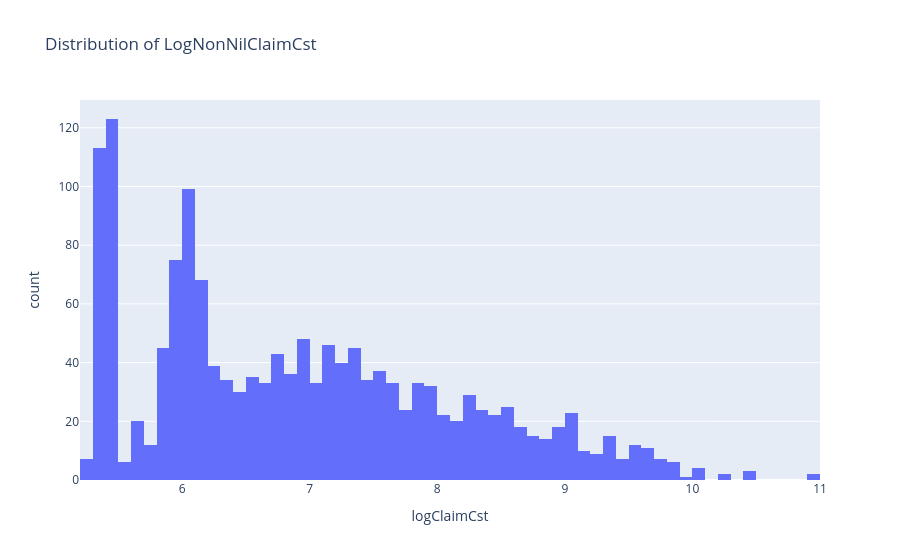

Here is the notebook cell this chart was saved with:
### Code cell
fig= px.histogram(data_frame=nonnil_clm, x = nonnil_clm['logClaimCst'], nbins=75, title="Distribution of LogNonNilClaimCst")
fig.show()

### Figure 1 — Plotly figure (JSON) as saved in the notebook; plotly's stock layout.template omitted (floating-point values rounded to 4 significant figures; data arrays with more than 128 entries replaced by an {"elided": "..."} marker saying what was removed)
{"data": [{"bingroup": "x", "hovertemplate": "logClaimCst=%{x}<br>count=%{y}<extra></extra>", "legendgroup": "", "marker": {"color": "#636efa", "pattern": {"shape": ""}}, "name": "", "nbinsx": 75, "orientation": "v", "showlegend": false, "type": "histogram", "x": {"elided": "1542 float values"}, "xaxis": "x", "yaxis": "y"}], "layout": {"barmode": "relative", "legend": {"tracegroupgap": 0}, "title": {"text": "Distribution of LogNonNilClaimCst"}, "xaxis": {"anchor": "y", "domain": [0, 1], "title": {"text": "logClaimCst"}}, "yaxis": {"anchor": "x", "domain": [0, 1], "title": {"text": "count"}}}}
